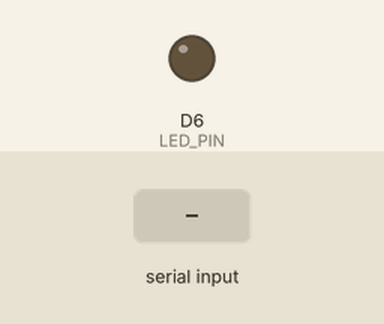
Bench run of a sketch on a simulated ESP8266 (NodeMCU). On the bench: output pins drawn as LEDs (lit = HIGH). The test bench sets the inputs (shaded band).

Above: at 1.2 s.
1.3 s: "1" received over Serial
At 1.8 s:
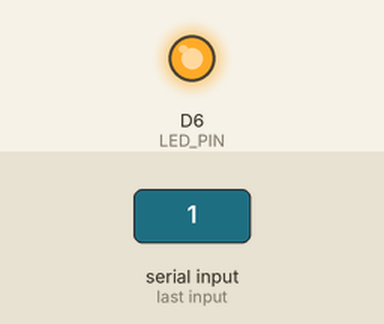
2.8 s: "0" received over Serial
At 4.1 s:
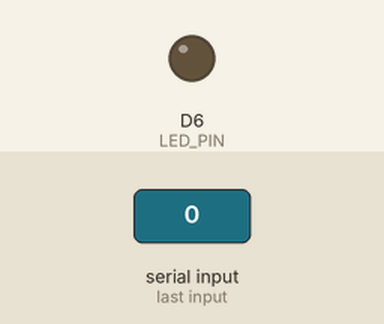
Timing chart, 0 to 5.8 s (numbered marks = the images above; inputs shaded):
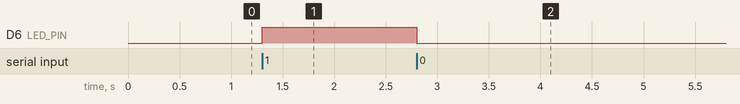

The sketch:

lamp_control.ino.ino
```cpp
#define LED_PIN D6

void setup() {

  Serial.begin(9600);      // Start serial communication
  pinMode(LED_PIN, OUTPUT);

}

void loop() {

  if (Serial.available()) {

    char cmd = Serial.read();

    if (cmd == '1') {
      digitalWrite(LED_PIN, HIGH);   // Turn ON LED
    }

    else if (cmd == '0') {
      digitalWrite(LED_PIN, LOW);    // Turn OFF LED
    }

  }

}
```

Measured:
- after the input at 1.3 s, D6 (LED_PIN): LOW → HIGH at once
- after the input at 2.8 s, D6 (LED_PIN): HIGH → LOW at once
